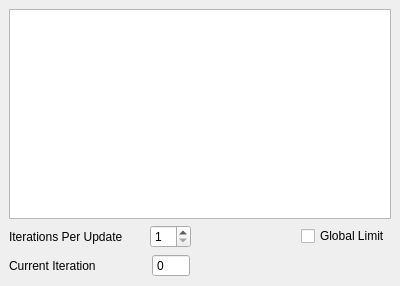
  <widget class="QDockWidget" name="dock_graphPlot">
   <property name="sizePolicy">
    <sizepolicy hsizetype="MinimumExpanding" vsizetype="MinimumExpanding">
     <horstretch>0</horstretch>
     <verstretch>0</verstretch>
    </sizepolicy>
   </property>
   <property name="minimumSize">
    <size>
     <width>400</width>
     <height>286</height>
    </size>
   </property>
   <property name="allowedAreas">
    <set>Qt::BottomDockWidgetArea|Qt::LeftDockWidgetArea|Qt::RightDockWidgetArea</set>
   </property>
   <property name="windowTitle">
    <string>Error Plot</string>
   </property>
   <attribute name="dockWidgetArea">
    <number>2</number>
   </attribute>
   <widget class="QWidget" name="dockWidgetContents_6">
    <layout class="QVBoxLayout" name="verticalLayout">
     <item>
      <widget class="PlotWidget" name="graph_plotError">
       <property name="backgroundBrush">
        <brush brushstyle="SolidPattern">
         <color alpha="255">
          <red>0</red>
          <green>0</green>
          <blue>0</blue>
         </color>
        </brush>
       </property>
      </widget>
     </item>
     <item>
      <layout class="QGridLayout" name="gridLayout_2">
       <item row="0" column="0">
        <layout class="QHBoxLayout" name="horizontalLayout_4">
         <item>
          <widget class="QLabel" name="label_6">
           <property name="text">
            <string>Iterations Per Update</string>
           </property>
          </widget>
         </item>
         <item>
          <spacer name="horizontalSpacer_41">
           <property name="orientation">
            <enum>Qt::Horizontal</enum>
           </property>
           <property name="sizeType">
            <enum>QSizePolicy::Maximum</enum>
           </property>
           <property name="sizeHint" stdset="0">
            <size>
             <width>21</width>
             <height>20</height>
            </size>
           </property>
          </spacer>
         </item>
         <item>
          <widget class="QSpinBox" name="box_refreshLimit">
           <property name="frame">
            <bool>true</bool>
           </property>
           <property name="readOnly">
            <bool>false</bool>
           </property>
           <property name="buttonSymbols">
            <enum>QAbstractSpinBox::UpDownArrows</enum>
           </property>
           <property name="minimum">
            <number>1</number>
           </property>
          </widget>
         </item>
         <item>
          <spacer name="horizontalSpacer_39">
           <property name="orientation">
            <enum>Qt::Horizontal</enum>
           </property>
           <property name="sizeHint" stdset="0">
            <size>
             <width>40</width>
             <height>20</height>
            </size>
           </property>
          </spacer>
         </item>
        </layout>
       </item>
       <item row="1" column="0">
        <layout class="QHBoxLayout" name="horizontalLayout_7">
         <item>
          <widget class="QLabel" name="label_7">
           <property name="text">
            <string>Current Iteration</string>
           </property>
          </widget>
         </item>
         <item>
          <spacer name="horizontalSpacer_42">
           <property name="orientation">
            <enum>Qt::Horizontal</enum>
           </property>
           <property name="sizeType">
            <enum>QSizePolicy::Maximum</enum>
           </property>
           <property name="sizeHint" stdset="0">
            <size>
             <width>50</width>
             <height>20</height>
            </size>
           </property>
          </spacer>
         </item>
         <item>
          <widget class="QSpinBox" name="box_currentIter">
           <property name="readOnly">
            <bool>true</bool>
           </property>
           <property name="buttonSymbols">
            <enum>QAbstractSpinBox::NoButtons</enum>
           </property>
           <property name="maximum">
            <number>9999</number>
           </property>
          </widget>
         </item>
         <item>
          <spacer name="horizontalSpacer_40">
           <property name="orientation">
            <enum>Qt::Horizontal</enum>
           </property>
           <property name="sizeHint" stdset="0">
            <size>
             <width>40</width>
             <height>20</height>
            </size>
           </property>
          </spacer>
         </item>
        </layout>
       </item>
       <item row="0" column="1">
        <widget class="QCheckBox" name="check_showThresh">
         <property name="text">
          <string>Global Limit</string>
         </property>
        </widget>
       </item>
      </layout>
     </item>
    </layout>
   </widget>
  </widget>
